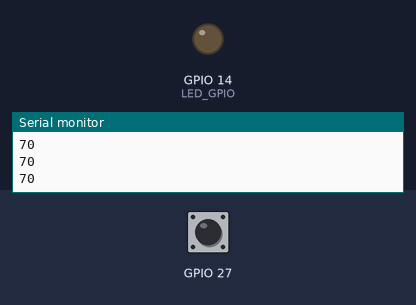
The sketch below on a simulated ESP32. Shown: output pins drawn as LEDs (lit = HIGH), the last lines printed to the serial monitor. The test bench sets the inputs (shaded band); at power-on: GPIO 27 HIGH.

Above: at 2.2 s.
2.3 s: GPIO 27 pulled LOW for 0.3 s
At 2.9 s:
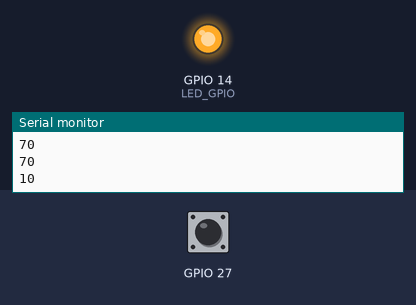
4.5 s: GPIO 27 pulled LOW for 3.2 s
At 8.5 s:
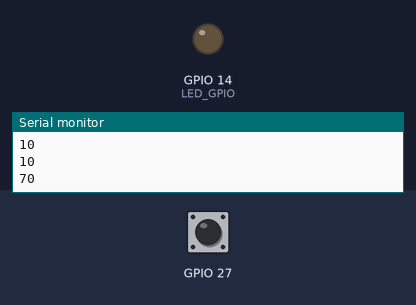
Timing chart, 0 to 10.0 s (numbered marks = the images above; inputs shaded):
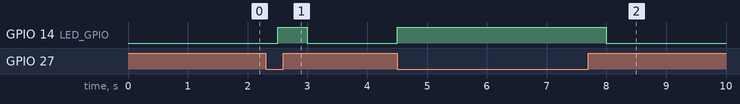

The sketch:

12_Touch.ino
```cpp
const byte LED_GPIO = 14;  // Marked volatile so it can be read inside the ISR

void setup() {

  Serial.begin(115200);
  pinMode(LED_GPIO, OUTPUT);
  Serial.println("ESP32 Touch Test");
  delay(1000);
}

void loop() {

  Serial.println(touchRead(T7)); //get value and print value of T7 (GPIO27)

  if (touchRead(T7)<40)
    digitalWrite(LED_GPIO, HIGH);
  else
    digitalWrite(LED_GPIO, LOW);

  delay(500);

}
```

Measured:
- after the input at 2.3 s, GPIO 14 (LED_GPIO): LOW → HIGH after 0.20 s, → LOW 0.50 s later
- after the input at 4.5 s, GPIO 14 (LED_GPIO): LOW → HIGH at once, → LOW 3.5 s later
